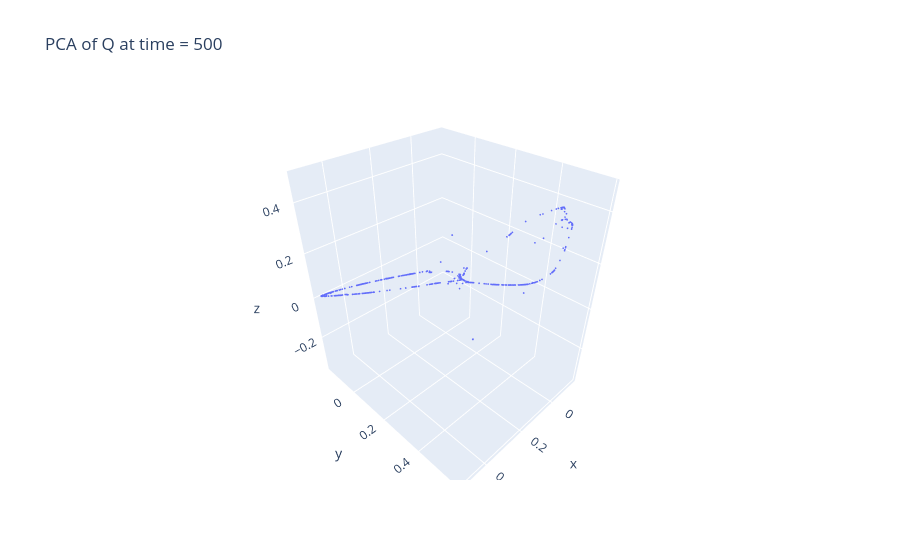

Notebook code cell kept with this figure:
### Code cell
fig = px.scatter_3d(
    title=f"PCA of Q at time = {time}",
    x=Q_proj_pca[:,0],
    y=Q_proj_pca[:,1],
    z=Q_proj_pca[:,2],
    hover_name=np.arange(len(Q_proj_pca)),
    size_max=5
)
fig.update_traces(marker_size=1)
fig.show()

### Figure 1 — Plotly figure (JSON) as saved in the notebook; plotly's stock layout.template omitted (floating-point values rounded to 4 significant figures; data arrays with more than 128 entries replaced by an {"elided": "..."} marker saying what was removed)
{"data": [{"hovertemplate": "<b>%{hovertext}</b><br><br>x=%{x}<br>y=%{y}<br>z=%{z}<extra></extra>", "hovertext": {"elided": "2501 float values"}, "legendgroup": "", "marker": {"color": "#636efa", "size": 1, "symbol": "circle"}, "mode": "markers", "name": "", "scene": "scene", "showlegend": false, "type": "scatter3d", "x": {"elided": "2501 float values"}, "y": {"elided": "2501 float values"}, "z": {"elided": "2501 float values"}}], "layout": {"legend": {"tracegroupgap": 0}, "scene": {"domain": {"x": [0, 1], "y": [0, 1]}, "xaxis": {"title": {"text": "x"}}, "yaxis": {"title": {"text": "y"}}, "zaxis": {"title": {"text": "z"}}}, "title": {"text": "PCA of Q at time = 500"}}}
